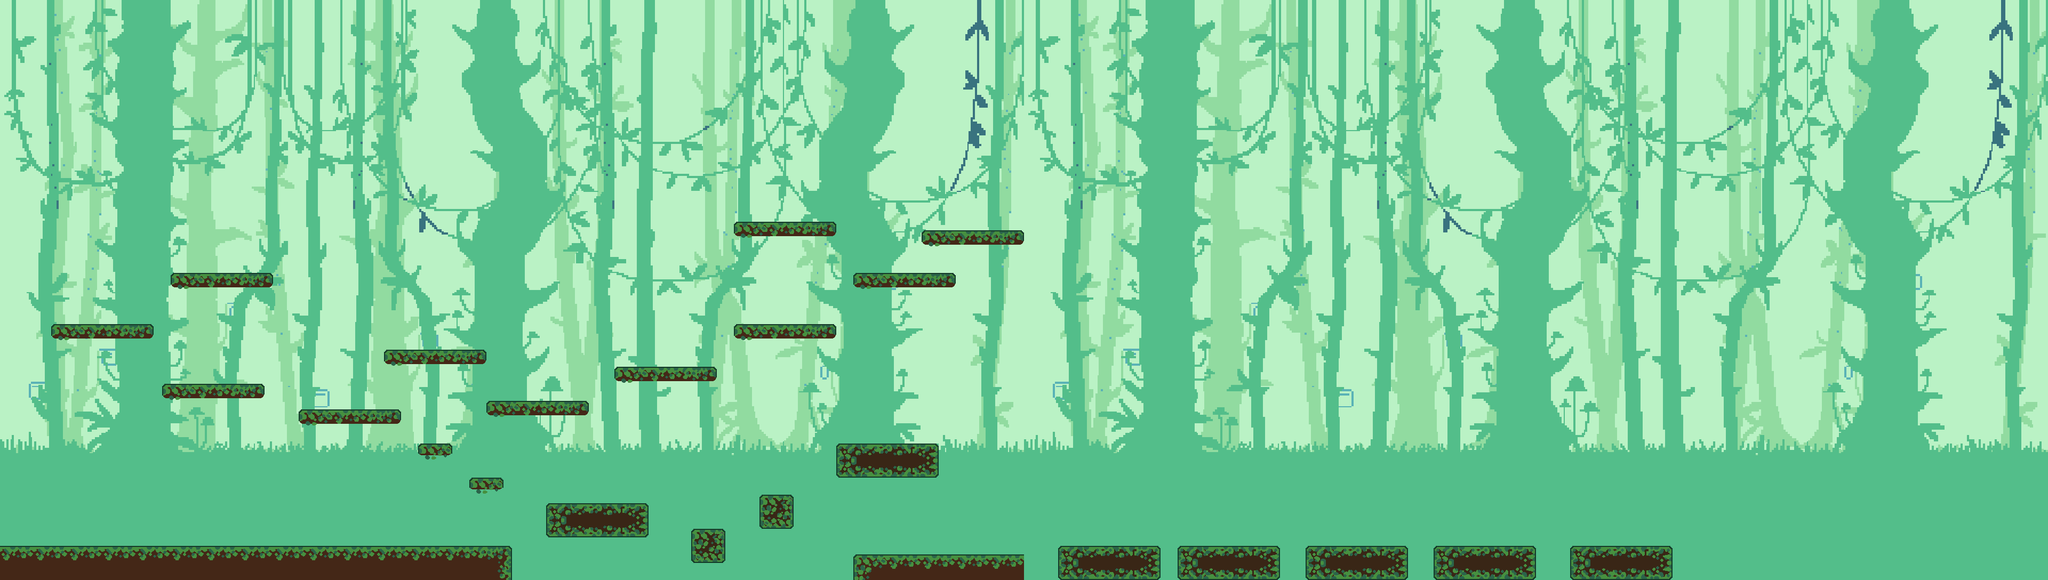

A 2D game scene composited from a Tiled map and its tileset images. What follows is a short description and the map's XML, with each tile layer's data collapsed to a summary:
An orthogonal 240x68 tile map with 16x16 px tiles, 6 tile layers (Spawn, bg1, bg2, bg2, ...), 4 tilesets and 26 objects (24x platform, player, mob).

<map version="1.10" tiledversion="1.11.2" orientation="orthogonal" renderorder="right-down" width="240" height="68" tilewidth="16" tileheight="16" infinite="0" backgroundcolor="#00000000" nextlayerid="14" nextobjectid="27">
 <tileset firstgid="1" name="Tileset1" tilewidth="16" tileheight="16" tilecount="8192" columns="128">
  <image source="Tileset1.png" width="2048" height="1024" />
 </tileset>
 <tileset firstgid="8193" name="test-1" tilewidth="16" tileheight="16" tilecount="8160" columns="120">
  <image source="../Backgrounds/test-1.png" width="1920" height="1088" />
 </tileset>
 <tileset firstgid="16353" name="test-2" tilewidth="16" tileheight="16" tilecount="8160" columns="120">
  <image source="../Backgrounds/test-2.png" width="1920" height="1088" />
 </tileset>
 <tileset firstgid="24513" name="test-3" tilewidth="16" tileheight="16" tilecount="8160" columns="120">
  <image source="../Backgrounds/test-3.png" width="1920" height="1088" />
 </tileset>
 <layer id="13" name="Spawn" width="240" height="68">
  <data>[16320 cells, 3 non-empty, 1 distinct tile ids]</data>
 </layer>
 <layer id="4" name="bg1" width="240" height="68">
  <data>[16320 cells, 16320 non-empty, 8160 distinct tile ids]</data>
 </layer>
 <layer id="11" name="bg2" width="240" height="68">
  <data>[16320 cells, 16320 non-empty, 8160 distinct tile ids]</data>
 </layer>
 <layer id="12" name="bg2" width="240" height="68">
  <data>[16320 cells, 16320 non-empty, 8160 distinct tile ids]</data>
 </layer>
 <layer id="1" name="platforms" width="240" height="68">
  <data>[16320 cells, 948 non-empty, 140 distinct tile ids]</data>
 </layer>
 <layer id="2" name="dec1" width="240" height="68">
  <data>[16320 cells, 0 non-empty, 0 distinct tile ids]</data>
 </layer>
 <objectgroup id="3" name="obj">
  <object id="1" name="platform" x="-0.25" y="1024.5" width="961" height="64" />
  <object id="2" name="platform" x="1024.33" y="944" width="192" height="64" />
  <object id="7" name="platform" x="304" y="720" width="192" height="26.75" />
  <object id="8" name="platform" x="560" y="768.667" width="192" height="26.75" />
  <object id="9" name="platform" x="720" y="656" width="192" height="26.75" />
  <object id="10" name="platform" x="912" y="752" width="192" height="26.75" />
  <object id="11" name="platform" x="1152" y="688" width="192" height="26.75" />
  <object id="12" name="platform" x="1376" y="608" width="192" height="26.75" />
  <object id="13" name="platform" x="1600" y="512" width="192" height="26.75" />
  <object id="14" name="platform" x="1728" y="432" width="192" height="26.75" />
  <object id="15" name="platform" x="1376" y="416" width="192" height="26.75" />
  <object id="16" name="platform" x="320" y="512" width="192" height="26.75" />
  <object id="17" name="platform" x="96" y="608" width="192" height="26.75" />
  <object id="18" name="platform" x="880.121" y="896.182" width="64.2424" height="21.6591" />
  <object id="19" name="platform" x="784" y="832" width="64.2424" height="21.6591" />
  <object id="3" name="platform" x="1296.11" y="992.068" width="64.1818" height="63.8182" />
  <object id="4" name="platform" x="1424.2" y="927.523" width="64.1818" height="63.8182" />
  <object id="5" name="platform" x="1568" y="832" width="192.182" height="63.8182" />
  <object id="6" name="platform" x="1600" y="1040" width="318.182" height="63.8182" />
  <object id="21" name="platform" x="1983.33" y="1024" width="192.182" height="64.4849" />
  <object id="22" name="platform" x="2207.33" y="1024.5" width="192.182" height="64.4849" />
  <object id="23" name="platform" x="2448.83" y="1024.5" width="192.182" height="64.4849" />
  <object id="24" name="platform" x="2686.83" y="1023.5" width="192.182" height="64.4849" />
  <object id="25" name="platform" x="2943.5" y="1022.83" width="192.182" height="64.4849" />
  <object id="20" name="player" x="23.25" y="1024.25" width="22.75" height="19.75" />
  <object id="26" name="mob" x="85.3367" y="1029.33" width="21.3334" height="16.6667" />
 </objectgroup>
</map>